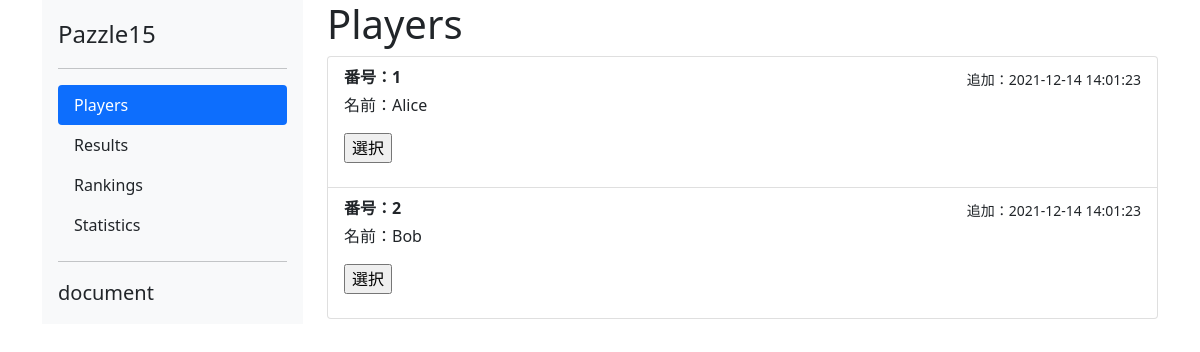
Before: /players with the older database file.
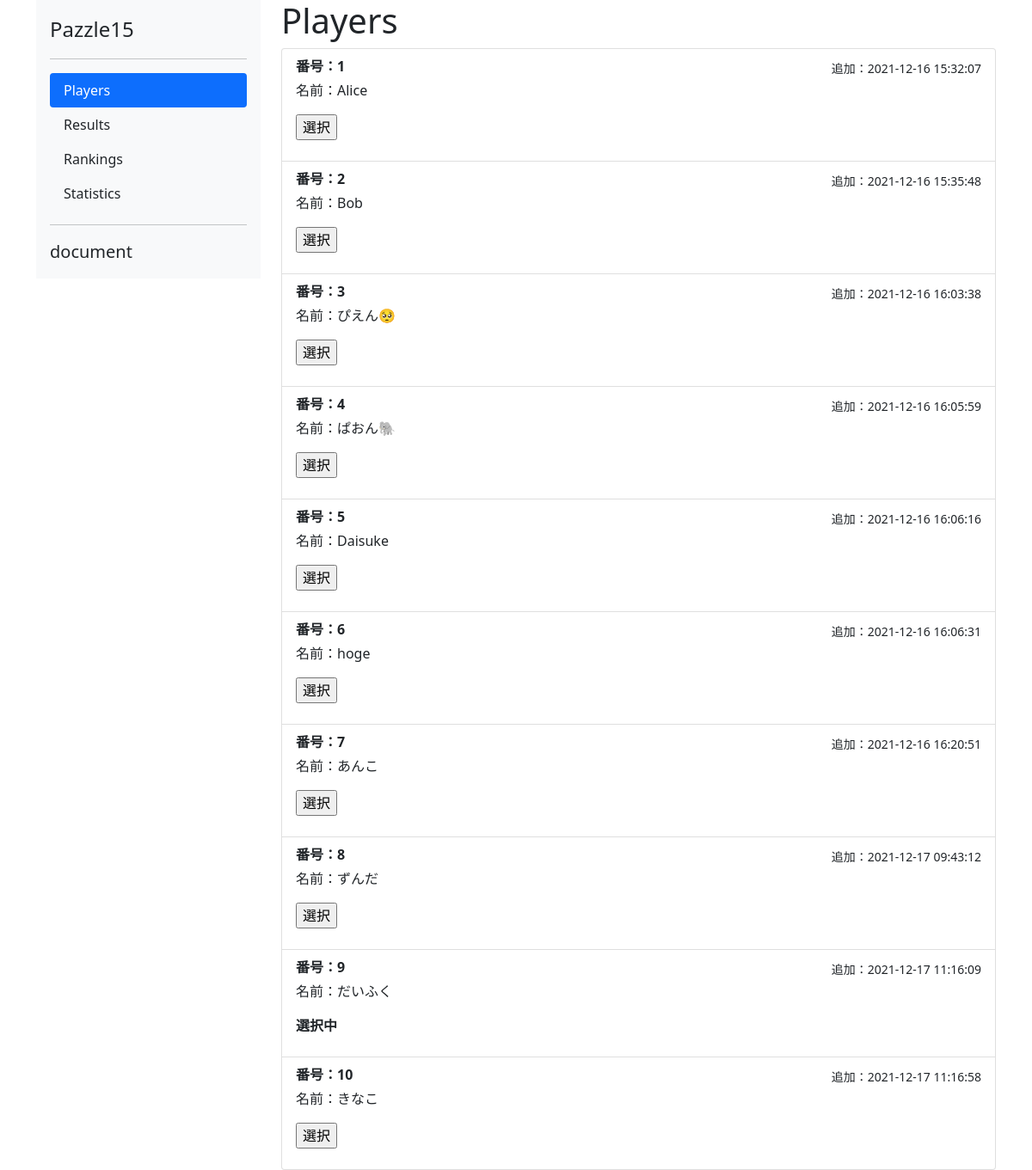
After: the same page with the newer database file.
### pazzle15/models.py (models this page shows, shortened)
class Player(db.Model):
    __tablename__ = "player"
    player_id = db.Column(db.Integer, primary_key=True, autoincrement=True)
    name = db.Column(db.String, nullable=False)
    created_dt = db.Column(db.DateTime(timezone=True), default=db.func.now())
    current = db.Column(db.Integer, server_default="0")
    def get_created_dt_jst(self):
        datetime_utc = datetime.datetime.strptime(str(self.created_dt) + "+0000", "%Y-%m-%d %H:%M:%S%z")
        datetime_jst = datetime_utc.astimezone(datetime.timezone(datetime.timedelta(hours=+9)))
        timestamp_jst = datetime.datetime.strftime(datetime_jst, '%Y-%m-%d %H:%M:%S')
        return timestamp_jst
    def is_current(self):
        return self.current==1

### pazzle15/views.py (the view)
@app.route('/players', methods=['GET'])
def players():
    players = Player.query.all()
    return render_template('players.html', page_dict=page_dict, players=players)

### pazzle15/templates/players.html (shortened to what this page needs)
{% extends "page_layout.html" %}
{% block content %}
<h1>Players</h1>
<div class="list-group">
  {% for p in players %}
  <div class="list-group-item">
    <div class="d-flex align-items-center justify-content-between">
      <strong class="mb-1">
        番号：{{p.player_id}}
      </strong>
      <small>追加：{{ p.get_created_dt_jst() }}</small>
    </div>
    <p>名前：{{p.name}}</p>
    <p>
      {% if p.is_current() %}
      <strong>選択中</strong>
      {% else %}
    <form method="POST">
      <input type="submit" name="send" value="選択">
    </form>
    {% endif %}
    </p>
  </div>
  {% endfor %}
</div>
{% endblock %}

Changed rows visible on the page:
changed Player "Alice": get_created_dt_jst "2021-12-14 14:01:23" → "2021-12-16 15:32:07"
changed Player "Bob": get_created_dt_jst "2021-12-14 14:01:23" → "2021-12-16 15:35:48"
added Player: player_id "3", get_created_dt_jst "2021-12-16 16:03:38", name "ぴえん🥺"
added Player: player_id "4", get_created_dt_jst "2021-12-16 16:05:59", name "ぱおん🐘"
added Player: player_id "5", get_created_dt_jst "2021-12-16 16:06:16", name "Daisuke"
added Player: player_id "6", get_created_dt_jst "2021-12-16 16:06:31", name "hoge"
added Player: player_id "7", get_created_dt_jst "2021-12-16 16:20:51", name "あんこ"
added Player: player_id "8", get_created_dt_jst "2021-12-17 09:43:12", name "ずんだ"
added Player: player_id "9", get_created_dt_jst "2021-12-17 11:16:09", name "だいふく", current "選択中"
added Player: player_id "10", get_created_dt_jst "2021-12-17 11:16:58", name "きなこ"
